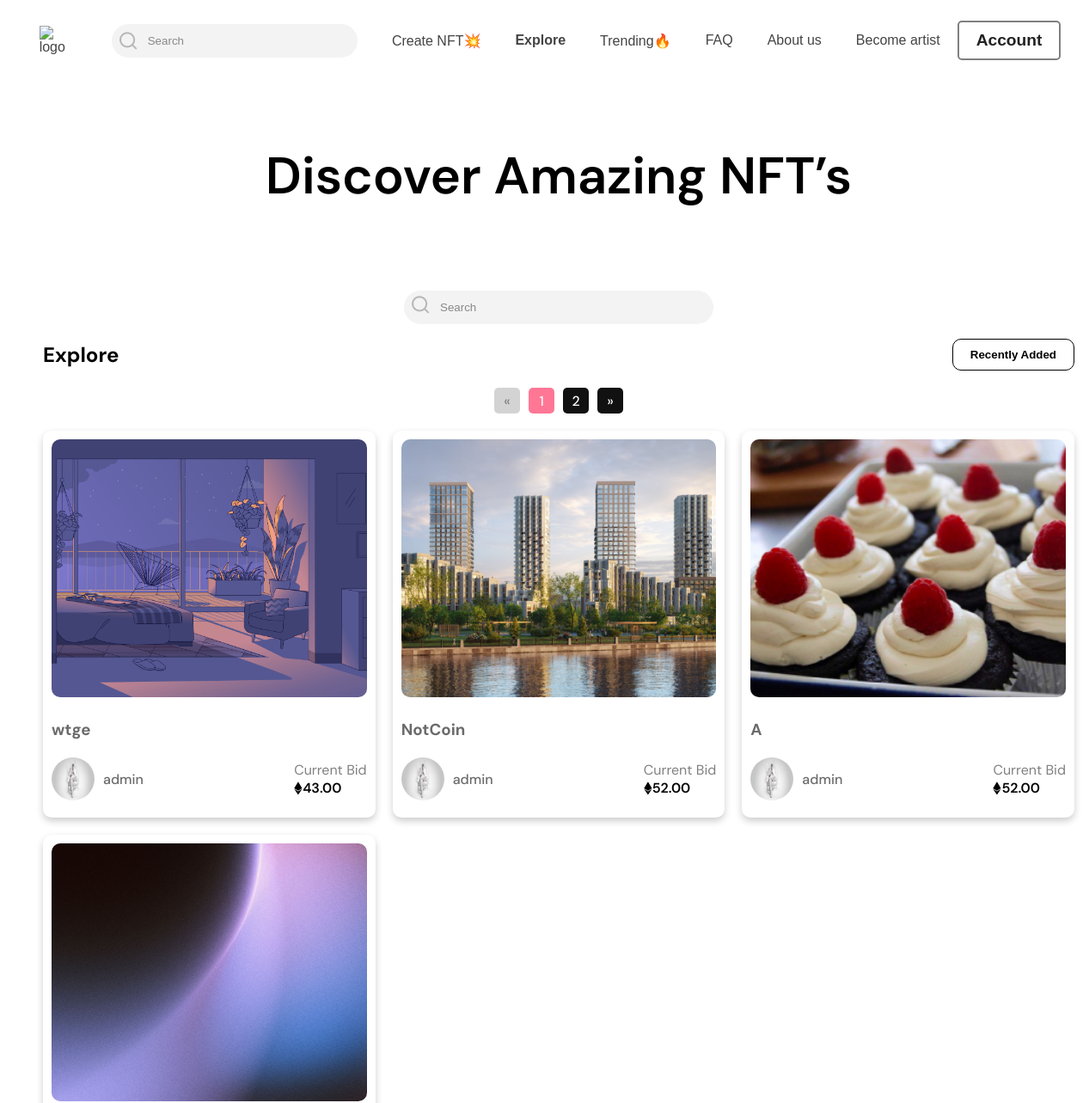
The app's page /explore (upper part), older data.
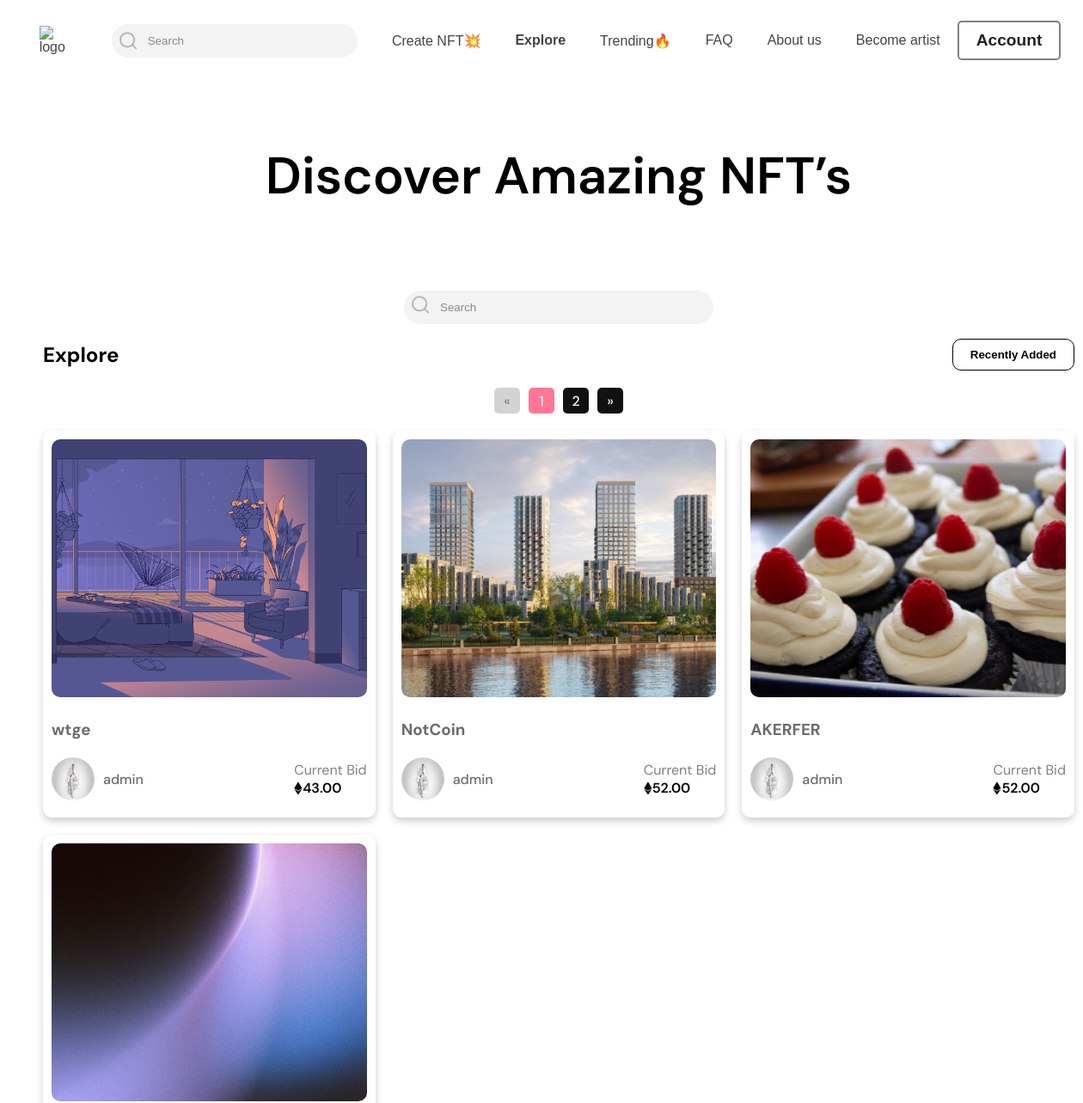
The same page, newer data.
### nfts/models.py (models this page shows, shortened)
class NFTs(models.Model):
    name = models.CharField(max_length=50)
    description = models.TextField()
    price = models.DecimalField(max_digits=10, decimal_places=2)
    owner = models.ForeignKey(User, on_delete=models.CASCADE)
    created_at = models.DateTimeField(auto_now_add=True)
    updated_at = models.DateTimeField(auto_now=True)
    image = models.ImageField(upload_to='nfts/', default='nfts/Salin1.png')
    liked_by = models.ManyToManyField(User, related_name='liked_nfts', blank=True)
    class Meta:
        db_table = 'nfts'
        verbose_name = 'NFT'
        verbose_name_plural = 'NFTs'
        ordering = ['-created_at']

### users/models.py (models this page shows, shortened)
class Profile(models.Model):
    user = models.OneToOneField(User, on_delete=models.CASCADE)
    image = models.ImageField(
        upload_to='profile_pics/', default='profile_pics/default.png')

### nfts/views.py (the view)
# urls.py: path('explore', ExploreView.as_view(), name='explore'),
class ExploreView(ListView):
    model = NFTs
    template_name = 'explore.html'
    context_object_name = 'nfts'
    paginate_by = 4
    def get_context_data(self, **kwargs):
        context = super().get_context_data(**kwargs)
        if self.request.user.is_authenticated:
            context['favorites'] = NFTs.objects.filter(
                liked_by=self.request.user).values_list('id', flat=True)
        return context

### nfts/templates/explore.html (shortened to what this page needs)
{% extends 'base.html' %}
{% load static %}
{% block css %}
  <link rel="stylesheet" href="{% static 'styles/explore.css' %}" />
{% endblock %}
{% block content %}
  <div class="explore-wrapper">
    <div class="explore-content">
      <div class="title">
        <h1>Discover Amazing NFT’s</h1>
        {% include 'searchbar.html' %}
      </div>
      <div class="explore-body">
        <div class="top">
          <h2>Explore</h2>
          <button>Recently Added</button>
        </div>
        <div class="middle">
          {% include 'pagination.html' with page_obj=page_obj is_paginated=is_paginated paginator=paginator %}
          <div class="nfts">
            {% for nft in nfts %}
              <div class="nft active">
                <a href="{% url 'nft_details' nft.id %}">
                  <img class="nft-image" src="{{ nft.image.url }}" alt="{{ nft.title }}" />
                  <div class="details">
                    <h3>{{ nft.name }}</h3>
                    <div class="info">
                      <div class="owner">
                        <a class="author-info" href="{% url 'profile_page' nft.owner.profile.id %}">
                          <img style="border-radius: 50%; margin-right: 10px;" src="{{ nft.owner.profile.image.url }}" alt="" width="50" height="50" />
                          <p>{{ nft.owner }}</p>
                        </a>
                      </div>
                      <div class="price">
                        <p>Current Bid</p>
                        <span>
                          <img src="{% static 'icons/ethereum.svg' %}" alt="" />
                          <p class="price">{{ nft.price }}</p>
                        </span>
                      </div>
                    </div>
                  </div>
                </a>
              </div>
            {% endfor %}
          </div>
        </div>
      </div>
    </div>
  </div>
{% endblock %}

### templates/base.html (shortened to what this page needs)
{% load static %}
{% load account %}
<!DOCTYPE html>
<html lang="en">
<head>
  <link rel="stylesheet" href="{% static 'styles/index.css' %}" />
  {% block css %}
  {% endblock %}
</head>
<body>
  <header>
    {% include 'navbar.html' %}
  </header>
  <div class="main-container-for-messages">
  </div>
  <div class="base-container">
    {% block content %}
    {% endblock %}
  </div>
</body>
</html>

### templates/navbar.html (shortened to what this page needs)
{% load static %}
<link rel="stylesheet" href="{% static 'styles/navbar.css' %}" />
<nav>
  <div class="left">
    <a href="{% url 'landing_page' %}" id="logo"><img src="{% static 'icons/logo.png' %}" alt="logo" /></a>
    <div class="searchbar-warpper-parent">
      {% include 'searchbar.html' %}
    </div>
  </div>
  <div class="right">
    <a href="{% url 'create_nft' %}">Create NFT💥</a>
    <a href="{% url 'explore' %}" class="selected">Explore</a>
    <a href="#trending">Trending🔥</a>
    <a href="{% url 'faq' %}">FAQ</a>
    <a href="{% url 'about_us' %}">About us</a>
    <a href="{% url 'become_artist' %}">Become artist</a>
    {% if request.user.is_authenticated %}
    <div class="dropdown-container">
      <div class="user">
        <a href="{% url 'profile_page' request.user.id %}">
          {{ request.user.username }}
        </a>
      </div>
      <div class="dropdown">
        <a href="{% url 'custom_logout' %}" class="logout">Log out</a>
      </div>
    </div>
    {% else %}
    <button class="open-modal">Account</button>
    {% endif %}
  </div>
</nav>

### templates/searchbar.html (shortened to what this page needs)
{% load static %}
<div class='searchbar'>
    <div class="left">
        <img src="{% static 'icons/search.png' %}" alt="Search" />
    </div>
    <div class="right">
        <input type="search" placeholder="Search" style="width: 100%;" />
    </div>
</div>

### templates/pagination.html (shortened to what this page needs)
  <div class="pagination-wrapper">
    {% if is_paginated %}
      <div aria-label="Page navigation example">
        <ul class="pagination justify-content-center">
          {% if page_obj.has_previous %}
            <li class="page-item">
              <a class="page-link" href="?page={{ page_obj.previous_page_number }}" aria-label="Previous"><span aria-hidden="true">&laquo;</span></a>
            </li>
          {% else %}
            <li class="page-item disabled">
              <a class="page-link" href="#" aria-label="Previous"><span aria-hidden="true">&laquo;</span></a>
            </li>
          {% endif %}
          {% for i in paginator.page_range %}
            {% if page_obj.number == i %}
              <li class="page-item active">
                <a class="page-link" href="?page={{ i }}">{{ i }}</a>
              </li>
            {% else %}
              <li class="page-item">
                <a class="page-link" href="?page={{ i }}">{{ i }}</a>
              </li>
            {% endif %}
          {% endfor %}
          {% if page_obj.has_next %}
            <li class="page-item">
              <a class="page-link" href="?page={{ page_obj.next_page_number }}" aria-label="Next"><span aria-hidden="true">&raquo;</span></a>
            </li>
          {% else %}
            <li class="page-item disabled">
              <a class="page-link" href="#" aria-label="Next"><span aria-hidden="true">&raquo;</span></a>
            </li>
          {% endif %}
        </ul>
      </div>
    {% endif %}
  </div>

### templates/switcher.html (shortened to what this page needs)
{% load static %}

### templates/modal.html (shortened to what this page needs)
{% load static %}

### static/styles/index.css (style rules this page uses)
:root { font-family: "DM Sans", system-ui, Avenir, Helvetica, Arial, sans-serif; font-synthesis: none; text-rendering: optimizeLegibility; -webkit-font-smoothing: antialiased; -moz-osx-font-smoothing: grayscale; }
* { margin: 0; padding: 0; box-sizing: border-box; transition: 0.2s ease-out; }
body { min-width: 320px; min-height: 100vh; font: inherit; }
a { font-weight: 500; color: #6b6b6b; text-decoration: none; }
h1 { font-size: 2.5em; line-height: 1.1; font-weight: 600; }
button { padding: 10px 20px; border: none; outline: none; color: snow; font-weight: bold; font-family: sans-serif; border-radius: 10px; }

### static/styles/explore.css (style rules this page uses)
:root { font-family: "DM Sans", system-ui, Avenir, Helvetica, Arial, sans-serif; font-synthesis: none; text-rendering: optimizeLegibility; -webkit-font-smoothing: antialiased; -moz-osx-font-smoothing: grayscale; }
* { margin: 0; padding: 0; box-sizing: border-box; transition: 0.2s ease-out; }
body { min-width: 320px; min-height: 100vh; font: inherit; }
a { font-weight: 500; color: #6b6b6b; text-decoration: none; }
h1 { font-size: 2.5em; line-height: 1.1; font-weight: 600; }
button { padding: 10px 20px; border: none; outline: none; color: snow; font-weight: bold; font-family: sans-serif; border-radius: 10px; }
.explore-wrapper .explore-content { width: 150vh; margin: 0 auto; }
.explore-wrapper .explore-content .title { height: 30vh; display: flex; justify-content: center; align-items: center; flex-direction: column; gap: 100px; }
.explore-wrapper .explore-content .title h1 { font-family: "DM Sans", system-ui, Avenir, Helvetica, Arial, sans-serif; font-size: 60px; }
.explore-wrapper .explore-content .title .searchbar { width: 30%; }
.explore-wrapper .explore-content .title .searchbar .right input { border: none; outline: none; }
.explore-wrapper .explore-content .explore-body .top { display: flex; justify-content: space-between; align-items: center; }
.explore-wrapper .explore-content .explore-body .top button { background-color: transparent; border: 1px solid #000; color: #000; }
.explore-wrapper .explore-content .explore-body .middle .nfts { display: grid; grid-template-columns: repeat(auto-fill, minmax(300px, 1fr)); gap: 20px; }
.explore-wrapper .explore-content .explore-body .middle .nfts .nft { width: 100%; background-color: #fff; box-shadow: 0px 4px 8px 0px rgba(0, 0, 0, 0.2); cursor: pointer; padding: 10px; border-radius: 10px; display: none; position: relative; }
.explore-wrapper .explore-content .explore-body .middle .nfts .nft.active { display: block; }
.explore-wrapper .explore-content .explore-body .middle .nfts .nft .nft-image { width: 100%; height: 300px; -o-object-fit: cover; object-fit: cover; border-radius: 10px; }
.explore-wrapper .explore-content .explore-body .middle .nfts .nft .details h3 { margin: 20px 0; }
.explore-wrapper .explore-content .explore-body .middle .nfts .nft .details .info { display: flex; flex-direction: row; justify-content: space-between; align-items: center; gap: 10px; margin-bottom: 10px; }
.explore-wrapper .explore-content .explore-body .middle .nfts .nft .details .info a:first-child { display: none; }
.explore-wrapper .explore-content .explore-body .middle .nfts .nft .details .info .owner a { display: flex; flex-direction: row; justify-content: center; align-items: center; gap: 0; }
.explore-wrapper .explore-content .explore-body .middle .nfts .nft .details .info .price p { color: gray; }
.explore-wrapper .explore-content .explore-body .middle .nfts .nft .details .info .price span { display: flex; align-items: center; text-align: center; }
.explore-wrapper .explore-content .explore-body .middle .nfts .nft .details .info .price span p { color: #000; font-weight: 600; }

### templates/base.html (style rules this page uses)
.base-container { padding: 50px; }
.main-container-for-messages { padding: 10px 250px; margin: 0 50px; }

### templates/searchbar.html (style rules this page uses)
.searchbar { background-color: #F3F3F3; display: grid; grid-template-columns: 30px 1fr; align-items: center; justify-content: center; padding: 2px 7px; gap: 5px; border-radius: 20px; width: 100%; overflow: hidden; }
.searchbar input[type="search"] { width: 100%; background-color: #F3F3F3; padding: 10px 0; position: relative; z-index: 1; }
::placeholder { color: #888; }

### templates/switcher.html (style rules this page uses)
*, *:before, *:after { box-sizing: border-box; }
html { font-size: 100%; }

Row changes from the older to the newer data that the page shows:
changed NFTs: name "A" → "AKERFER"
